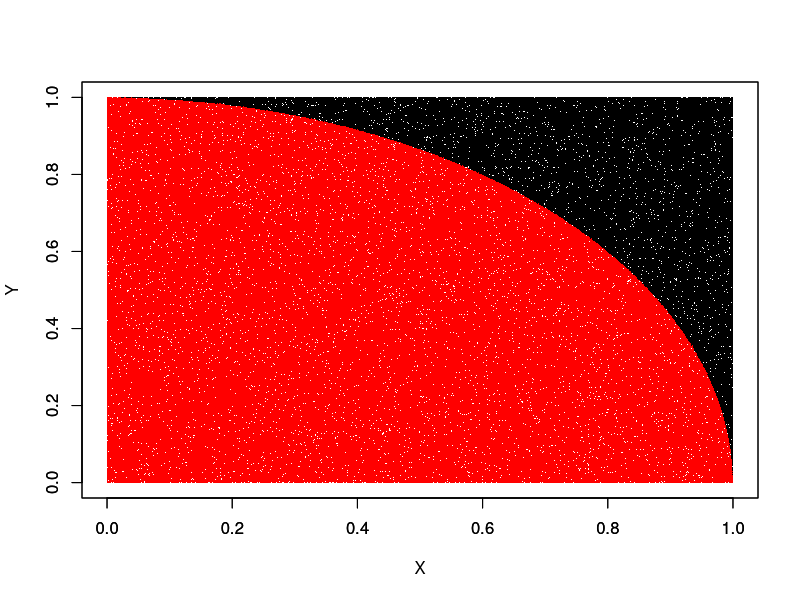

Reproduce this figure in R.
## Valor de Pi mediante simulación
n <- 902395
x <- runif(n,0,1)
y <- runif(n,0,1)
z <- x^2+y^2
r <- which(z > 1)
r1 <- which(z <= 1)

plot(x[r1],y[r1],pch=".",col="red",xlim = c(0,1),ylim = c(0,1),xlab = "",ylab ="" )
par(new = TRUE)
plot(x[r],y[r],pch=".",col="black",xlim = c(0,1),ylim = c(0,1),xlab = "X",ylab = "Y")

(length(r1)/n)*4